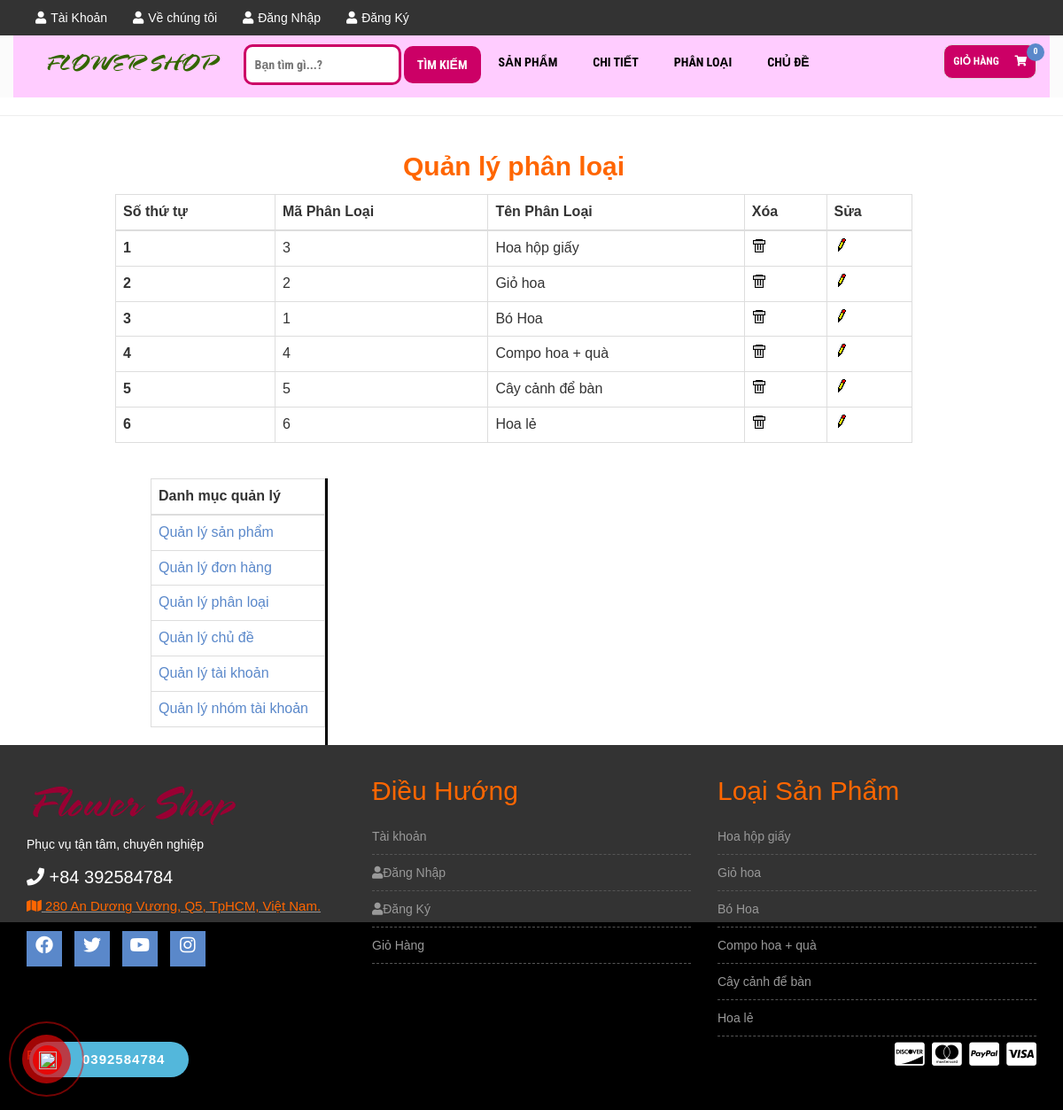
The app's page /admin.php?mod=category&act=manage with its own data.
### tables this page shows
CREATE TABLE `categories` (
  `CategoryID` int(11) NOT NULL,
  `CategoryName` varchar(255) NOT NULL,
  `Position` int(11) DEFAULT 0
);

### Controller/Category/Manage.php (called while the page is built)
<?php
	include_once("Model/Category.php");
	$cat = new Category();
	$ret = $cat->getCategoryManage();
	include_once("View/Category/Manage.php");
?>

### Model/Category.php (called while the page is built, shortened)
<?php
	include_once("Model/DataProvider.php");
	class Category{
		private $da;
		function __construct(){
			$this->da=new DataProvider();
		}
		function getCategoryManage(){
			$sql = "Select * from categories";
			return $this->da->FetchAll($sql);
		}
		function getCategory(){
			$sql= "Select * from categories";
			return $this->da->FetchAll($sql);
		}
	}
?>

### Model/DataProvider.php (called while the page is built, shortened)
<?php
	class DataProvider{
		private $link;
		function __construct()
		{
			$this->link=mysqli_connect("localhost","root","","webdack");
		}
		function ExecuteQuery($sql)
		{
			mysqli_query($this->link,"set names utf8");
			return mysqli_query($this->link, $sql);
		}
		function FetchAll($sql){
			$arr=array();
			$r = $this->ExecuteQuery($sql);
			while($row = mysqli_fetch_assoc($r)){
				$arr[]=$row;
			}
			return $arr;
		}
	}
?>

### Controller/Category/Category.php (called while the page is built)
<?php
	include_once("Model/Category.php");
	$cate = new Category();
	$result = $cate->getCategory();
	include_once("View/Category/Category.php");
?>

### Controller/Category/Categoryfooter.php (called while the page is built)
<?php
	include_once("Model/Category.php");
	$cate = new Category;
	$result = $cate->getCategory();
	include("View/Category/Categoryfooter.php");
?>

### View/Category/Manage.php (the view)
<br>
<div style="width: 900px; float: right; margin-right: 170px;">
<center><h2><a style="color: #ff6600;font-weight: bold;font-size: 30px"href="admin.php?mod=category&act=manage">Quản lý phân loại</a></h2></center>
	<table class="table table-bordered">
	<thead>
		<tr>
		<th scope="col">Số thứ tự</th>
		<th scope="col">Mã Phân Loại</th>
		<th scope="col">Tên Phân Loại</th>
		<th scope="col">Xóa</th>
		<th scope="col">Sửa</th>
		</tr>
	</thead>
	<tbody>
		<?php
		$index = 1;
		foreach ($ret as $row) { ?>
			<tr>
				<th scope="row"><?= $index ?></th>
				<td><?= $row['CategoryID'] ?></td>
				<td><?= $row['CategoryName'] ?></td>
				<td><?= "<a href=\"admin.php?mod=category&act=delete&id=$row[CategoryID]\" onclick=\"return IsDelete()\">" ?><img src="Images/Delete.gif" /></a></td>
				<td><?= "<a href=\"admin.php?mod=category&act=edit&id=$row[CategoryID]\">" ?><img src="Images/Edit.gif" /></a></td>
			</tr>
			<?php $index++;
		} ?>
	</tbody>
	</table>
<br>
</div>

### View/Category/Categoryfooter.php
<?php
    foreach ($result as $row) {
    	echo "<li><a href=\"index.php?mod=category&act=resultcategory&id={$row['CategoryID']}\">{$row['CategoryName']}</a></li>";
    }
?>

### css/style.css (style rules this page uses)
img { max-width: 100%; height: auto; }
h1, h2, h3, h4, h5, h6 { margin: 0 0 15px; }
body { font-family:Arial, Helvetica, sans-serif; }
.footer-menu ul li { border-bottom: 1px dashed #555; padding: 5px 0; }
.footer-menu a { display: block; padding: 5px 0;color: #999 }
a { color: #5a88ca }
body { width: 100%; }

### records on screen
categories: CategoryID "3", CategoryName "Hoa hộp giấy"
categories: CategoryID "2", CategoryName "Giỏ hoa"
categories: CategoryID "1", CategoryName "Bó Hoa"
categories: CategoryID "4", CategoryName "Compo hoa + quà"
categories: CategoryID "5", CategoryName "Cây cảnh để bàn"
categories: CategoryID "6", CategoryName "Hoa lẻ"
